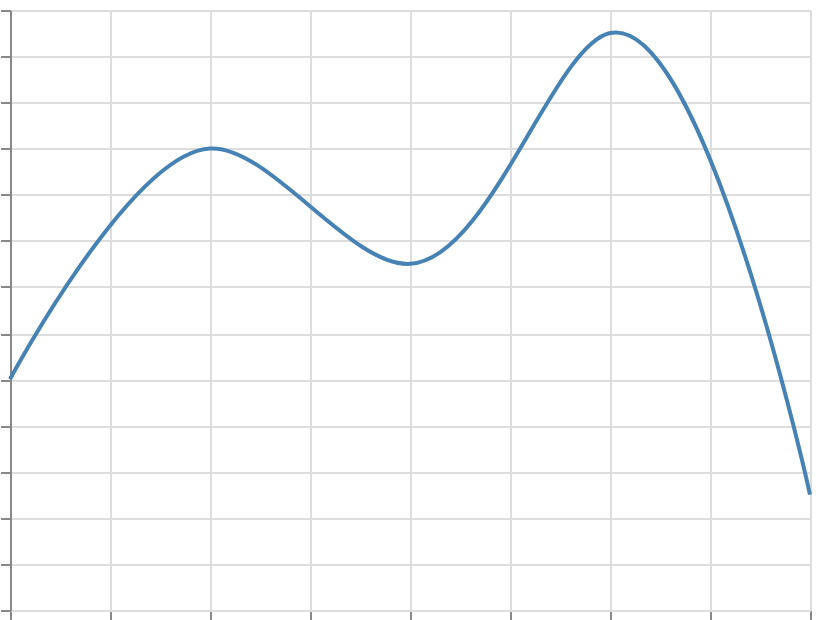

Write the Vega-Lite specification saved for this chart.
### Vega specification from a JSON file in a GitHub repository (floating-point values rounded to 4 significant figures)
{"$schema": "https://vega.github.io/schema/vega/v6.json", "width": 400, "height": 300, "padding": 5, "autosize": "none", "data": [{"name": "table", "values": [{"x": 0, "y": 10}, {"x": 1, "y": 20}, {"x": 2, "y": 15}, {"x": 3, "y": 25}, {"x": 4, "y": 5}]}], "scales": [{"name": "x", "type": "linear", "domain": {"data": "table", "field": "x"}, "range": "width", "nice": true}, {"name": "y", "type": "linear", "domain": {"data": "table", "field": "y"}, "range": [{"signal": "height"}, 0], "nice": true}], "marks": [{"type": "line", "from": {"data": "table"}, "encode": {"update": {"x": {"scale": "x", "field": "x"}, "y": {"scale": "y", "field": "y"}, "stroke": {"value": "steelblue"}, "strokeWidth": {"value": 2}, "interpolate": {"value": "catmull-rom"}, "tension": {"value": 1}}}}], "axes": [{"scale": "x", "orient": "bottom", "grid": true, "labels": false}, {"scale": "y", "orient": "left", "grid": true, "labels": false}]}
